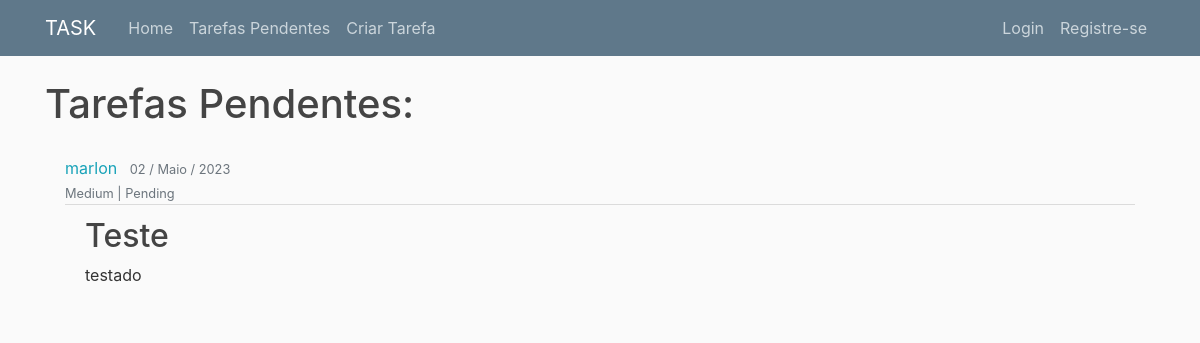
Screenshot of /tarefas-pendentes/ with the database file from the repository.
### task/models.py (models this page shows, shortened)
class Post(models.Model):
    STATUS_OPTIONS = (
        ('concluded', 'Concluded'),
        ('pending', 'Pending'),
        ('postponed', 'Postponed'),
    )
    PRIORITY_OPTIONS = (
        ('high', 'High'),
        ('medium', 'Medium'),
        ('low', 'Low'),
    )
    title = models.CharField(max_length=100)
    content = models.TextField()
    data_post = models.DateField(default=timezone.now)
    priority = models.CharField(
        max_length=25, choices=PRIORITY_OPTIONS, default='medium')
    status = models.CharField(
        max_length=25, choices=STATUS_OPTIONS, default='pending')
    author = models.ForeignKey(User, on_delete=models.CASCADE)

### task/views.py (the view)
# urls.py: path('tarefas-pendentes/', views.tasks_pending, name='task-pending'),
def tasks_pending(request):
    tasks_pending = Post.objects.filter(status='pending')
    return render(request, 'task/pending.html',
                  {'title': 'Tasks Pending', 'tasks_pending': tasks_pending})

### task/templates/task/pending.html
{% extends 'base.html' %}
{% block content %}
<div class="row">
    <div class="col-lg-12">
        <h1>Tarefas Pendentes:</h1>
        <div class="card-body">
            {% for task in tasks_pending %}
            <div>
                <a class="mr-2" href="#">{{ task.author }}</a>
                <small class="text-muted">
                    {{ task.data_post|date:'d / F / Y' }}
                </small>
            </div>
            <div>
                <small class="text-muted">
                    {{ task.priority|capfirst }}
                    | {{ task.status|capfirst  }}
                </small>
            </div>
            <div class="card-footer bg-transparent border-top-light-custom text-left">
                <h2><a class="article-title" href="#">{{ task.title }}</a></h2>
                <p class="article-content">{{ task.content }}</p>
            </div>
            {% endfor %}
        </div>
    </div>
</div>
{% endblock content %}

### templates/static/assets/custom/css/style.css (style rules this page uses)
body { background: #fafafa; color: #333333; margin-top: 5rem; }
h1,h2,h3,h4,h5,h6 { color: #444444; }
.article-title { color: #444444; }
.article-content { white-space: pre-line; }

### rows the page displays
Post: author "marlon", data_post "02 / Maio / 2023", priority "Medium", status "Pending", title "Teste", content "testado"
